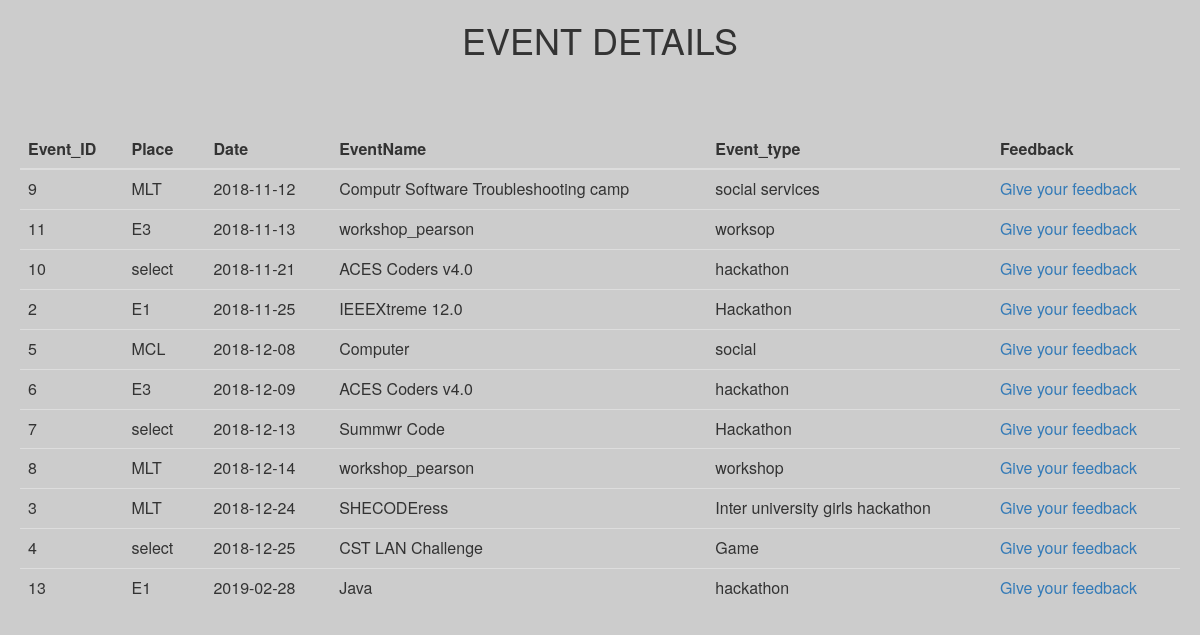
/event_co/feedback_table.php, run on the app's committed database.
### tables this page shows
CREATE TABLE `event` (
  `event_id` int(11) NOT NULL,
  `location` varchar(100) DEFAULT NULL,
  `date` date DEFAULT NULL,
  `event_name` varchar(100) DEFAULT NULL,
  `event_type` varchar(100) DEFAULT NULL,
  `co_id` varchar(100) DEFAULT NULL,
  `description` varchar(100) NOT NULL
);

### event_co/feedback_table.php (the view, shortened to what this page needs)
<html>
<head>
<link rel="stylesheet" href="https://maxcdn.bootstrapcdn.com/bootstrap/3.3.7/css/bootstrap.min.css">
</head>
<body>
    <div class="h1">
    <h1 style=""> EVENT DETAILS</h1>
    </div>
    <br>
    <br>
<div class="previousEvent">
    <?php
    $time =  date('Y-m-d');
$result = mysqli_query($connect,"select * from event WHERE date < '$time' order by date");
echo("<table class='table'>");
echo("<thead>");
echo("<tr>");
echo("<th>");
echo "Event_ID";
echo ("</th>");
echo("<th>");
echo "Place";
echo("</th>");
echo("<th>");
echo "Date";
echo("</th>");
echo("<th>");
echo "EventName";
echo("</th>");
echo("<th>");
echo"Event_type";
echo("</th>");
echo ("<th>");
echo "Feedback";
echo ("</th>");
echo("</thead>");
while($row = mysqli_fetch_array($result)){
	$event_id = $row["event_id"];
	$location = $row["location"];
	$date = $row["date"];
	$event_name = $row["event_name"];
	$event_type = $row["event_type"];
	echo("<tr>");
	echo("<td>");
	echo $event_id."&nbsp";
	echo("</td>");
	echo("<td>");
	echo $location."&nbsp";
	echo("</td>");
	echo("<td>");
	echo $date."&nbsp";
	echo("</td>");
	echo("<td>");
	echo $event_name."<br>";
	echo("</td>");
        echo("<td>");
	echo $event_type."<br>";
	echo("</td>");
        echo("<td>");
        echo ("<a href='comment.php'>Give your feedback</a>");
        echo ("</td>");
	echo("</tr>");
}
echo("</table>");
    ?>
    </div>
</body>
</html>

### event_co/feedback_table.php (style rules this page uses)
.previousEvent { margin: 20px; }
.h1 { text-align: center; }
body { background-image: url("images/background1.jpg"); background-color: #cccccc; }

### data on the page
event: event_id "9", location "MLT", date "2018-11-12", event_name "Computr Software Troubleshooting camp", event_type "social services"
event: event_id "11", location "E3", date "2018-11-13", event_name "workshop_pearson", event_type "worksop"
event: event_id "10", location "select", date "2018-11-21", event_name "ACES Coders v4.0", event_type "hackathon"
event: event_id "2", location "E1", date "2018-11-25", event_name "IEEEXtreme 12.0", event_type "Hackathon"
event: event_id "5", location "MCL", date "2018-12-08", event_name "Computer", event_type "social"
event: event_id "6", location "E3", date "2018-12-09", event_name "ACES Coders v4.0", event_type "hackathon"
event: event_id "7", location "select", date "2018-12-13", event_name "Summwr Code", event_type "Hackathon"
event: event_id "8", location "MLT", date "2018-12-14", event_name "workshop_pearson", event_type "workshop"
event: event_id "3", location "MLT", date "2018-12-24", event_name "SHECODEress", event_type "Inter university girls hackathon"
event: event_id "4", location "select", date "2018-12-25", event_name "CST LAN Challenge", event_type "Game"
event: event_id "13", location "E1", date "2019-02-28", event_name "Java", event_type "hackathon"
